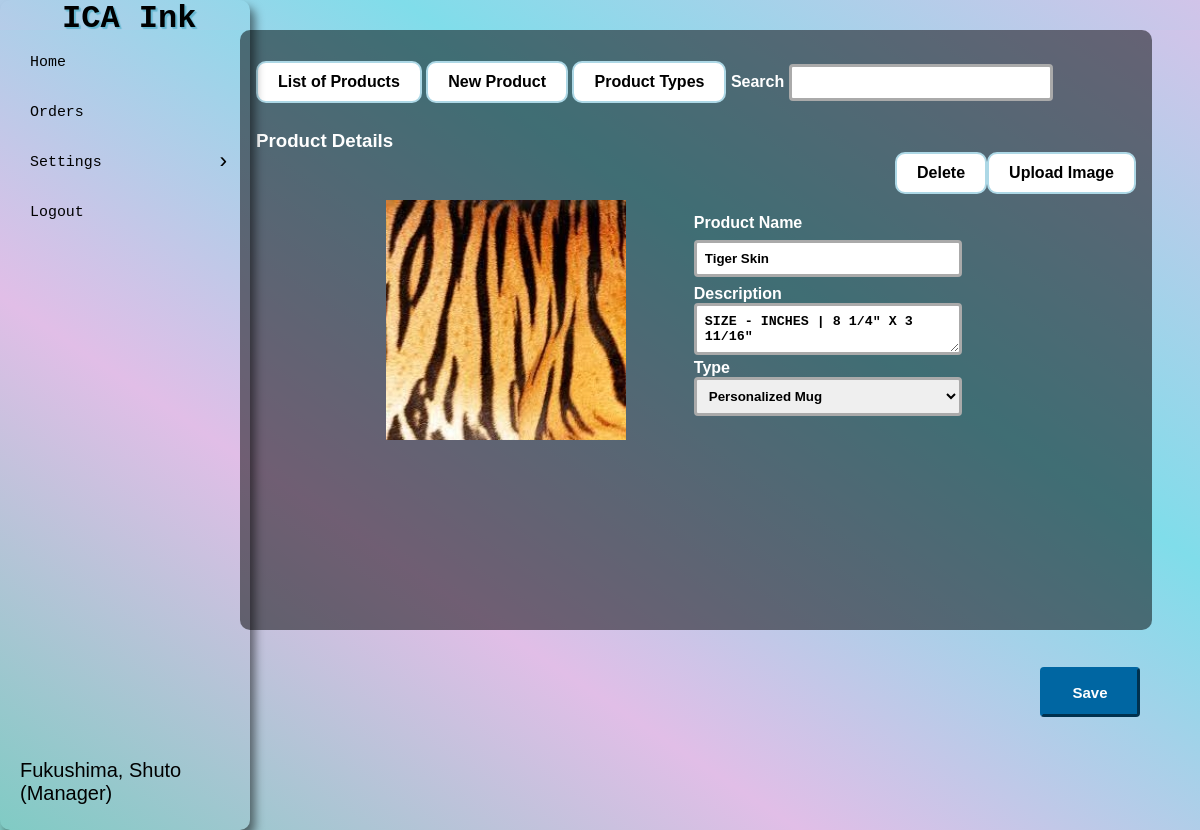
/index.php?page=settings&subpage=products&action=profile&id=1002 (signed in), run on the app's committed database.
### tables this page shows
CREATE TABLE `tbl_users` (
	`user_id` INT(8) UNSIGNED NOT NULL AUTO_INCREMENT,
	`user_lastname` VARCHAR(180) NOT NULL DEFAULT '' COLLATE 'utf8mb4_general_ci',
	`user_firstname` VARCHAR(180) NOT NULL DEFAULT '' COLLATE 'utf8mb4_general_ci',
	`user_email` VARCHAR(180) NOT NULL DEFAULT '' COLLATE 'utf8mb4_general_ci',
	`user_password` VARCHAR(180) NOT NULL DEFAULT '' COLLATE 'utf8mb4_general_ci',
	`user_date_added` DATE NOT NULL,
	`user_time_added` TIME NOT NULL,
	`user_date_updated` DATE NOT NULL,
	`user_time_updated` TIME NOT NULL,
	`user_status` INT(1) NOT NULL DEFAULT '0',
	`user_token` VARCHAR(255) NOT NULL DEFAULT '' COLLATE 'utf8mb4_general_ci',
	`user_access` VARCHAR(255) NOT NULL DEFAULT '' COLLATE 'utf8mb4_general_ci',
	PRIMARY KEY (`user_id`) USING BTREE
)
COLLATE='utf8mb4_general_ci';

CREATE TABLE `tbl_product` (
	`prod_id` INT(8) UNSIGNED NOT NULL AUTO_INCREMENT,
	`prod_name` VARCHAR(180) NOT NULL DEFAULT '' COLLATE 'utf8mb4_general_ci',
	`prod_description` VARCHAR(180) NOT NULL DEFAULT '' COLLATE 'utf8mb4_general_ci',
	`prod_price` INT(180) NOT NULL DEFAULT '0',
	`prod_image` VARCHAR(180) NOT NULL DEFAULT '' COLLATE 'utf8mb4_general_ci',
	`prod_date_added` DATE NOT NULL,
	`prod_time_added` TIME NOT NULL,
	`prod_date_updated` DATE NOT NULL,
	`prod_time_updated` TIME NOT NULL,
	`prod_status` INT(1) NOT NULL DEFAULT '0',
	`type_id` INT(3) NOT NULL DEFAULT '0',
	PRIMARY KEY (`prod_id`) USING BTREE,
	INDEX `type_id` (`type_id`) USING BTREE
)
COLLATE='utf8mb4_general_ci';

CREATE TABLE `tbl_type` (
	`type_id` INT(3) UNSIGNED NOT NULL AUTO_INCREMENT,
	`type_name` VARCHAR(180) NOT NULL DEFAULT '' COLLATE 'utf8mb4_general_ci',
	`type_date_added` DATE NOT NULL,
	`type_time_added` TIME NOT NULL,
	`type_date_updated` DATE NOT NULL,
	`type_time_updated` TIME NOT NULL,
	`type_status` INT(1) NOT NULL DEFAULT '0',
	PRIMARY KEY (`type_id`) USING BTREE
)
COLLATE='utf8mb4_general_ci';

### classes/class.user.php (called while the page is built, shortened)
<?php
class User{
	private $DB_SERVER='localhost';
	private $DB_USERNAME='root';
	private $DB_PASSWORD='';
	private $DB_DATABASE='icaink_db';
	private $conn;
	public function __construct(){
		$this->conn = new PDO("mysql:host=".$this->DB_SERVER.";dbname=".$this->DB_DATABASE,$this->DB_USERNAME,$this->DB_PASSWORD);
	}
	function get_user_id($email){
		$sql="SELECT user_id FROM tbl_users WHERE user_email = :email";
		$q = $this->conn->prepare($sql);
		$q->execute(['email' => $email]);
		$user_id = $q->fetchColumn();
		return $user_id;
	}
	function get_user_firstname($id){
		$sql="SELECT user_firstname FROM tbl_users WHERE user_id = :id";
		$q = $this->conn->prepare($sql);
		$q->execute(['id' => $id]);
		$user_firstname = $q->fetchColumn();
		return $user_firstname;
	}
	function get_user_lastname($id){
		$sql="SELECT user_lastname FROM tbl_users WHERE user_id = :id";
		$q = $this->conn->prepare($sql);
		$q->execute(['id' => $id]);
		$user_lastname = $q->fetchColumn();
		return $user_lastname;
	}
	function get_user_access($id){
		$sql="SELECT user_access FROM tbl_users WHERE user_id = :id";
		$q = $this->conn->prepare($sql);
		$q->execute(['id' => $id]);
		$user_access = $q->fetchColumn();
		return $user_access;
	}
}

### classes/class.product.php (called while the page is built, shortened)
<?php
class Product{
	private $DB_SERVER='localhost';
	private $DB_USERNAME='root';
	private $DB_PASSWORD='';
	private $DB_DATABASE='icaink_db';
	private $conn;
	public function __construct(){
		$this->conn = new PDO("mysql:host=".$this->DB_SERVER.";dbname=".$this->DB_DATABASE,$this->DB_USERNAME,$this->DB_PASSWORD);
	}
	public function list_types(){
		$sql="SELECT * FROM tbl_type";
		$q = $this->conn->query($sql) or die("failed!");
		while($r = $q->fetch(PDO::FETCH_ASSOC)){
		$data[]=$r;
		}
		if(empty($data)){
		   return false;
		}else{
			return $data;
		}
	}
	function get_prod_name($id){
		$sql="SELECT prod_name FROM tbl_product WHERE prod_id = :id";
		$q = $this->conn->prepare($sql);
		$q->execute(['id' => $id]);
		$prod_name = $q->fetchColumn();
		return $prod_name;
	}
	function get_prod_desc($id){
		$sql="SELECT prod_description FROM tbl_product WHERE prod_id = :id";
		$q = $this->conn->prepare($sql);
		$q->execute(['id' => $id]);
		$prod_description = $q->fetchColumn();
		return $prod_description;
	}
	function get_prod_type($id){
		$sql="SELECT type_id FROM tbl_product WHERE prod_id = :id";
		$q = $this->conn->prepare($sql);
		$q->execute(['id' => $id]);
		$type_id = $q->fetchColumn();
		return $type_id;
	}
	function get_prod_image($id){
		$sql="SELECT prod_image FROM tbl_product WHERE prod_id = :id";
		$q = $this->conn->prepare($sql);
		$q->execute(['id' => $id]);
		$prod_image = $q->fetchColumn();
		return $prod_image;
	}
}

### products-module/view-product.php (the view, shortened to what this page needs)
<h3>Product Details</h3>
<div class="btn-box">
<a href="index.php?page=settings&subpage=products&action=upload&id=<?php echo $id;?>" class="btn-jsactive">Upload Image</a>
<a class="btn-jsactive">Delete</a>
</div>
<br/>
<div id="form-block">
    <form method="POST" action="processes/process.product.php?action=updateproduct">
    <div id="form-block-half">
    <img src="img/<?php echo $product->get_prod_image($id);?>"/>
    </div>
    <div id="form-block-half">
            <label for="fname">Product Name</label>
            <input type="text" id="pname" class="input" name="pname" value="<?php echo $product->get_prod_name($id);?>" placeholder="Product name..">
            <label for="lname">Description</label>
            <textarea id="desc" class="input" name="desc" placeholder="Description.."><?php echo $product->get_prod_desc($id);?></textarea>
            <label for="ptype">Type</label>
            <select id="ptype" name="ptype">
              <?php
              if($product->list_types() != false){
                foreach($product->list_types() as $value){
                   extract($value);
              ?>
              <option value="<?php echo $type_id;?>" <?php if($product->get_prod_type($id) == $type_id){ echo "selected";};?>><?php echo $type_name;?></option>
              <?php
                }
              }
              ?>
        </select>
              </div>
        <div id="button-block">
        <input type="submit" value="Save">
        </div>
  </form>
</div>

### index.php (shortened to what this page needs)
<?php
include_once 'classes/class.user.php';
include_once 'classes/class.product.php';
$page = (isset($_GET['page']) && $_GET['page'] != '') ? $_GET['page'] : '';
$user = new User();
$product = new Product();
$user_id = $user->get_user_id($_SESSION['user_email']);
?>
<!DOCTYPE html>
<html>
<head>
    <link rel="stylesheet" href="css/style.css?<?php echo time(); ?>">
</head>
<body>
    <div id="navbar">
        <h1>ICA Ink</h1>
        <ul>
            <li><a href="index.php">Home</a></li>
            <li><a href="index.php?page=orders">Orders</a></li>
            <li class="dropdown">
                <a href="#">Settings<span>&rsaquo;</span></a>
            </li>
            <li><a href="#" onclick="logout()">Logout</a></li>
        </ul>
        <span class="loginprof"><?php echo $user->get_user_lastname($user_id) . ', ' . $user->get_user_firstname($user_id) . "<br>" . "(" .$user->get_user_access($user_id) . ")"; ?>&nbsp;&nbsp; &nbsp;&nbsp; &nbsp;&nbsp;</span>
    </div>
    <div id="contents">
        <?php
        switch ($page) {
            case 'settings':
                require_once 'settings-module/index.php';
                break;
        }
        ?>
    </div>
</body>
</html>

### css/style.css (style rules this page uses)
* { margin:0; padding:0; }
html, body { height: 100%; background: linear-gradient(to top right, #80cbc4, #e1bee7, #80ddea, #d1c4e9); }
#navbar { width: 250px; position: absolute; top: 0; bottom: 0; background: rgba (0, 0, 0, 0.1); border-radius: 10px; box-shadow: 5px 7px 10px rgba(0,0,0,0.5); }
#navbar h1 { color: black; margin-left: 62px; font-family: "Monaco", monospace; text-shadow: 1px 1px 1px #67B7D1, 2px 2px 1px #67B7D1; }
#navbar ul { position: relative; list-style-type: none; }
#navbar ul li a { display: flex; align-items: center; font-family: monospace; font-size: 1.15em; text-decoration: none; text-transform: capitalize; color: #000; padding: 10px 30px; height: 50px; transition: .5s ease; }
#navbar ul span { position: absolute; right: 20px; font-size: 1.5em; }
#navbar ul .dropdown { position: relative; }
#navbar .loginprof { font-family: "verdana", sans-serif; color: black; font-size: 20px; position: absolute; bottom: 3%; margin-left: 20px; }
.input, select { width: 100%; border: 3px solid #aaa; border-radius: 4px; margin 8px 0; outline: none; padding: 8px; box-sizing: border-box; transition: .3s; display: inline-block; font-weight: 700; }
input[type=submit] { background: #0066A2; color: white; border-style: outset; border-color: #0066A2; height: 50px; width: 100px; font: bold 15px arial,sans-serif; text-shadow: none; }
#form-block { border-radius: 5px; background-color: rgba (0,0,0,0.1); padding: 10px; width: 80%; margin-left: 100px; }
#subcontent h3 { margin-top: 10px; color: white; font-family: sans-serif; }
#form-block #form-block-half { width: 45%; float: left; padding: 20px; color: white; font-weight: 700; }
#button-block { width: 10%; padding: 20px; position: absolute; top: 77%; left: 85%; }
input { width: 30%; border: 3px solid #aaa; border-radius: 4px; margin: 8px 0; outline: none; padding: 8px; box-sizing: border-box; transition: .3s; }
* { box-sizing: border-box }
.btn-jsactive { background-color: white; color: black; border: 2px solid #ADD8E6; padding: 10px 20px; text-align: center; text-decoration: none; display: inline-block; border-radius: 10px; font-weight: 700; cursor:pointer; float:right; }

### data on the page
tbl_users: $user->get_user_lastname($user_id) "Fukushima", $user->get_user_firstname($user_id) "Shuto", $user->get_user_access($user_id) "Manager"
tbl_product: prod_image (picture), pname "Tiger Skin", desc "SIZE - INCHES | 8 1/4\" X 3 11/16\"", ptype "Personalized Mug"
